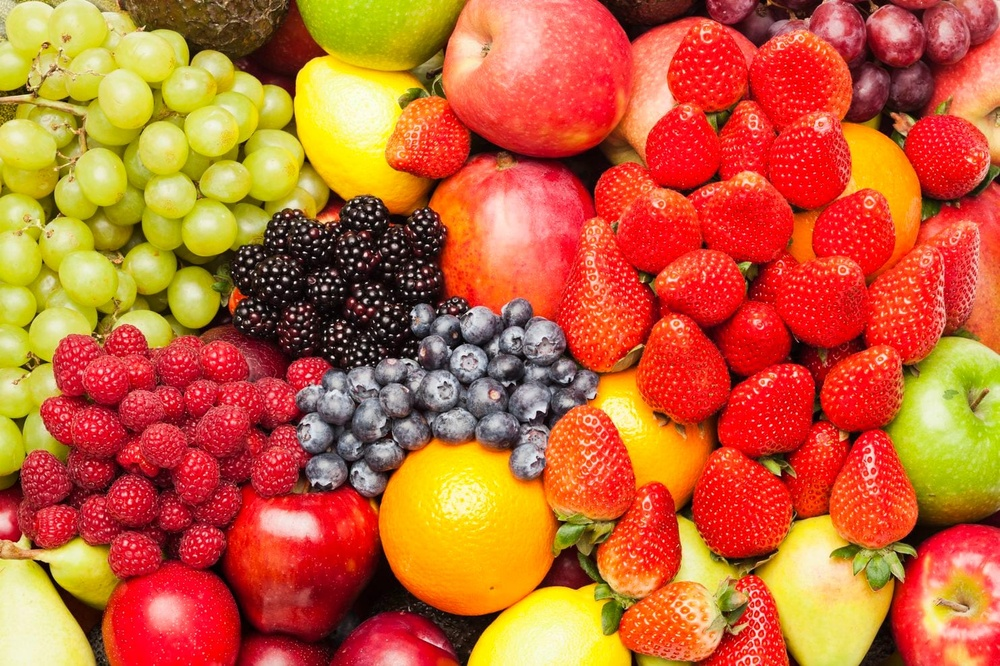
%> input picture a.jpg, 1000 x 666 px, shrunk from 1484 x 989 before the run
$ octave dosyadan.m   (GNU Octave 9; MATLAB toolbox functions it lacks are replaced by stand-ins)
%> lines starting %> are read from the running program, lines starting %| are printed output that depends on the picture; in (x1, y1, x2, y2) boxes, pixels count from 0 and x2, y2 are one past the last pixel; in counts of white or black regions, pixels touching at a corner belong together; the program's own positions count from 1

load net;
%Test
[dosyaAdi,dosyaYolu] = uigetfile({'*.jpg';'*.bmp';'*.png'});
%> the answer given: a.jpg
Iinp = zeros(1,28);

I=imread(fullfile(dosyaYolu,dosyaAdi));
%> I is the input picture: size 666x1000x3 uint8; mean R, G, B 195.9, 100.9, 53.2
resim = strcat(dosyaYolu,dosyaAdi);
axes(handles.axes10);
imshow(resim);
I1=im2bw(I);
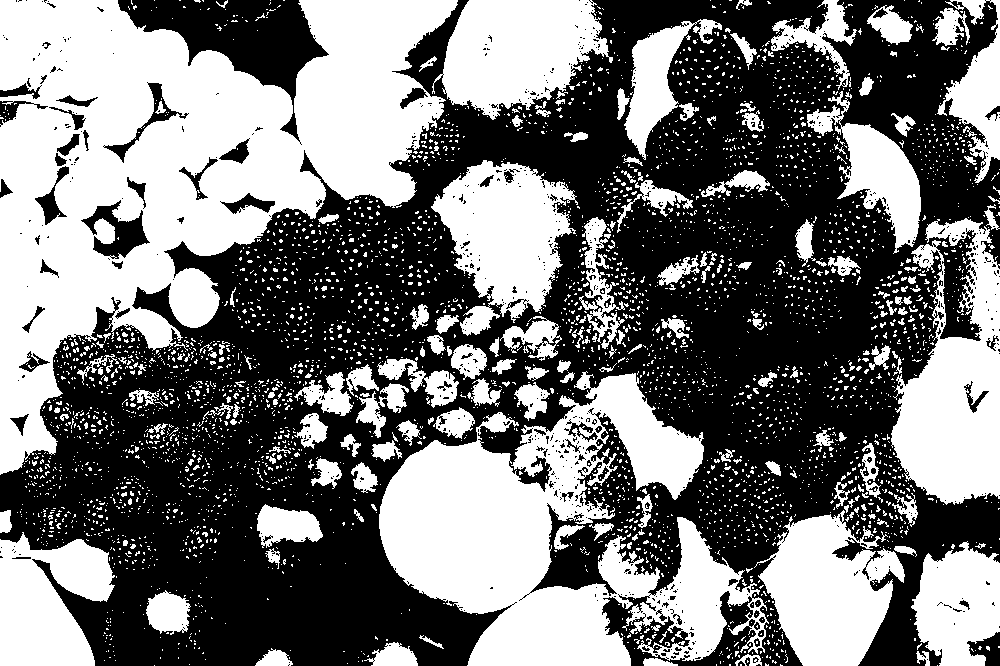
%> I1: size 666x1000 logical; 46% white; 4022 white regions (3801 under 20 px), largest, box (x1, y1, x2, y2) and area: (0, 0, 458, 475) 102350, (379, 371, 769, 666) 55283, (891, 218, 1000, 505) 18715
srgp = regionprops(I1, 'Area','MajorAxisLength','Eccentricity');
%> srgp = 4022 regions; largest, Area, MajorAxisLength and Eccentricity: 102350 555.9 0.782, 55283 376.6 0.636, 18715 297.6 0.931, 14394 164.8 0.648, 14167 153.3 0.564
Area = srgp.Area;
%> Area = 102350
crl = srgp.MajorAxisLength;
%> crl = 555.9
ecc = srgp.Eccentricity;
%> ecc = 0.782
Iinp(1,1:3) = [ecc Area crl];

O=fft2(I1);
O1=O(1:5,1:5);
O11=O1(:);
Iinp(1, 4:end)= abs(O11');
%> (the run ends here)
